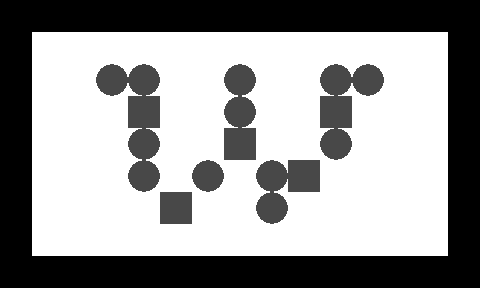

Rendered tile map (Tiled .tmx) drawn with the repository's tilesets; below, a short description and the full map source, tile grids included:
An orthogonal 15x9 tile map with 32x32 px tiles, 2 tile layers (1, 2).

<map version="1.0" orientation="orthogonal" width="15" height="9" tilewidth="32" tileheight="32">
 <tileset firstgid="1" name="n_tiles1" tilewidth="32" tileheight="32">
  <image source="../../images/map/common/n_tiles1.png" width="128" height="64" />
 </tileset>
 <layer name="1" width="15" height="9">
  <data encoding="csv">
1,1,1,1,1,1,1,1,1,1,1,1,1,1,1,
1,1,1,1,1,1,1,1,1,1,1,1,1,1,1,
1,1,1,1,1,1,1,1,1,1,1,1,1,1,1,
1,1,1,1,1,1,1,1,1,1,1,1,1,1,1,
1,1,1,1,1,1,1,1,1,1,1,1,1,1,1,
1,1,1,1,1,1,1,1,1,1,1,1,1,1,1,
1,1,1,1,1,1,1,1,1,1,1,1,1,1,1,
1,1,1,1,1,1,1,1,1,1,1,1,1,1,1,
1,1,1,1,1,1,1,1,1,1,1,1,1,1,1
</data>
 </layer>
 <layer name="2" width="15" height="9">
  <data encoding="csv">
2,2,2,2,2,2,2,2,2,2,2,2,2,2,2,
2,0,0,0,0,0,0,0,0,0,0,0,0,0,2,
2,0,0,3,3,0,0,3,0,0,3,3,0,0,2,
2,0,0,0,4,0,0,3,0,0,4,0,0,0,2,
2,0,0,0,3,0,0,4,0,0,3,0,0,0,2,
2,0,0,0,3,0,3,0,3,4,0,0,0,0,2,
2,0,0,0,0,4,0,0,3,0,0,0,0,0,2,
2,0,0,0,0,0,0,0,0,0,0,0,0,0,2,
2,2,2,2,2,2,2,2,2,2,2,2,2,2,2
</data>
 </layer>
</map>
